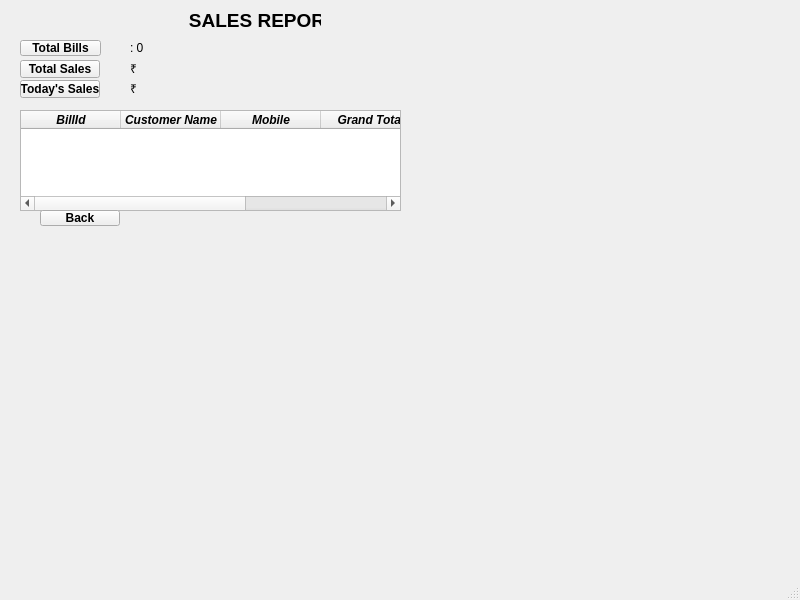
<?xml version="1.0" encoding="UTF-8"?>
<ui version="4.0">
 <class>SalesReport</class>
 <widget class="QMainWindow" name="SalesReport">
  <property name="geometry">
   <rect>
    <x>0</x>
    <y>0</y>
    <width>800</width>
    <height>600</height>
   </rect>
  </property>
  <property name="windowTitle">
   <string>MainWindow</string>
  </property>
  <widget class="QWidget" name="centralwidget">
   <widget class="QLabel" name="lblSalesReport">
    <property name="geometry">
     <rect>
      <x>110</x>
      <y>10</y>
      <width>211</width>
      <height>20</height>
     </rect>
    </property>
    <property name="font">
     <font>
      <pointsize>14</pointsize>
      <bold>true</bold>
     </font>
    </property>
    <property name="text">
     <string>               SALES REPORT</string>
    </property>
   </widget>
   <widget class="QPushButton" name="btnTotalBills">
    <property name="geometry">
     <rect>
      <x>20</x>
      <y>40</y>
      <width>81</width>
      <height>16</height>
     </rect>
    </property>
    <property name="font">
     <font>
      <bold>true</bold>
     </font>
    </property>
    <property name="text">
     <string>Total Bills</string>
    </property>
   </widget>
   <widget class="QPushButton" name="btnTotalSales">
    <property name="geometry">
     <rect>
      <x>20</x>
      <y>60</y>
      <width>80</width>
      <height>18</height>
     </rect>
    </property>
    <property name="font">
     <font>
      <bold>true</bold>
     </font>
    </property>
    <property name="text">
     <string>Total Sales</string>
    </property>
   </widget>
   <widget class="QPushButton" name="btnTodaySales">
    <property name="geometry">
     <rect>
      <x>20</x>
      <y>80</y>
      <width>80</width>
      <height>18</height>
     </rect>
    </property>
    <property name="font">
     <font>
      <italic>false</italic>
      <bold>true</bold>
     </font>
    </property>
    <property name="text">
     <string>Today's Sales</string>
    </property>
   </widget>
   <widget class="QLabel" name="lblBillsValue">
    <property name="geometry">
     <rect>
      <x>130</x>
      <y>40</y>
      <width>161</width>
      <height>16</height>
     </rect>
    </property>
    <property name="text">
     <string>: 0</string>
    </property>
   </widget>
   <widget class="QLabel" name="lblSalesValue">
    <property name="geometry">
     <rect>
      <x>130</x>
      <y>60</y>
      <width>181</width>
      <height>16</height>
     </rect>
    </property>
    <property name="text">
     <string>₹</string>
    </property>
   </widget>
   <widget class="QLabel" name="lblTodayValue">
    <property name="geometry">
     <rect>
      <x>130</x>
      <y>80</y>
      <width>191</width>
      <height>16</height>
     </rect>
    </property>
    <property name="text">
     <string>₹</string>
    </property>
   </widget>
   <widget class="QTableWidget" name="tableSales">
    <property name="geometry">
     <rect>
      <x>20</x>
      <y>110</y>
      <width>381</width>
      <height>101</height>
     </rect>
    </property>
    <property name="font">
     <font>
      <italic>true</italic>
      <bold>true</bold>
     </font>
    </property>
    <column>
     <property name="text">
      <string>BillId</string>
     </property>
    </column>
    <column>
     <property name="text">
      <string>Customer Name</string>
     </property>
    </column>
    <column>
     <property name="text">
      <string>Mobile</string>
     </property>
    </column>
    <column>
     <property name="text">
      <string>Grand Total</string>
     </property>
    </column>
    <column>
     <property name="text">
      <string>Date</string>
     </property>
    </column>
   </widget>
   <widget class="QPushButton" name="btnBack">
    <property name="geometry">
     <rect>
      <x>40</x>
      <y>210</y>
      <width>80</width>
      <height>16</height>
     </rect>
    </property>
    <property name="font">
     <font>
      <bold>true</bold>
     </font>
    </property>
    <property name="text">
     <string>Back</string>
    </property>
   </widget>
  </widget>
  <widget class="QMenuBar" name="menubar">
   <property name="geometry">
    <rect>
     <x>0</x>
     <y>0</y>
     <width>800</width>
     <height>17</height>
    </rect>
   </property>
  </widget>
  <widget class="QStatusBar" name="statusbar"/>
 </widget>
 <resources/>
 <connections/>
</ui>
